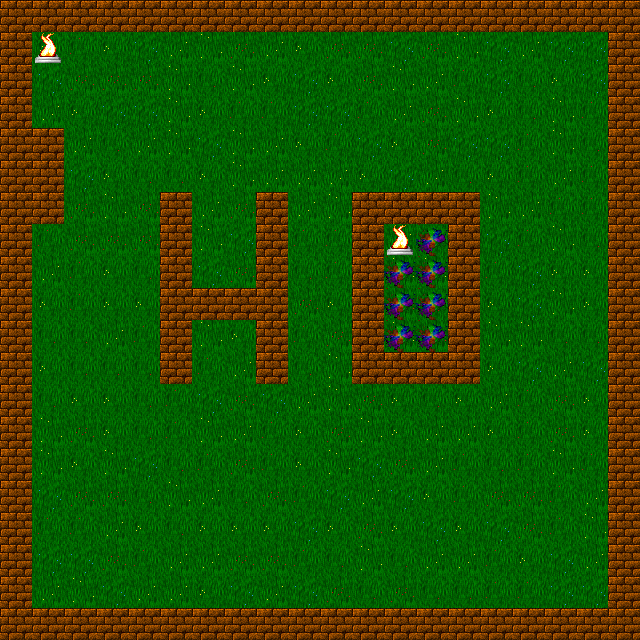

This is a level from a 2D game, rendered from its Tiled map with the project's own tilesets. A one-line summary and the complete map file follow:
An orthogonal 20x20 tile map with 32x32 px tiles, 2 tile layers (Tile Layer 1, Tile Layer 2), 1 hidden layer not drawn.

<map version="1.2" tiledversion="1.3.1" orientation="orthogonal" renderorder="right-down" compressionlevel="0" width="20" height="20" tilewidth="32" tileheight="32" infinite="0" nextlayerid="5" nextobjectid="1">
 <tileset firstgid="1" source="test_map_tileset.tsx" />
 <layer id="1" name="Tile Layer 1" width="20" height="20">
  <data encoding="csv">
965,962,966,964,965,962,962,962,966,966,967,964,961,963,964,962,963,964,962,962,
963,967,963,967,961,966,965,964,966,967,964,964,961,964,965,961,966,961,961,963,
962,961,964,964,964,965,962,965,967,961,967,964,965,966,963,961,962,967,961,967,
961,966,967,961,961,965,967,963,963,961,961,963,966,964,965,967,962,965,963,964,
962,961,966,962,966,965,961,965,966,967,963,961,967,964,961,961,963,965,962,963,
967,965,961,967,962,962,967,965,966,966,966,967,961,966,962,967,963,966,963,964,
965,965,964,965,964,964,966,964,965,966,965,963,966,962,961,965,966,963,963,962,
962,963,964,964,964,965,965,961,967,963,963,961,966,963,961,961,963,965,962,967,
965,966,963,967,962,961,961,964,964,962,963,963,965,965,962,963,961,967,967,965,
962,967,963,967,967,961,964,965,967,964,967,962,964,962,966,967,961,965,967,963,
964,962,962,966,963,965,965,967,967,963,964,962,965,964,962,965,965,962,962,966,
966,967,962,962,962,966,963,966,964,962,965,967,963,965,962,967,961,966,961,966,
961,962,967,967,962,963,961,964,961,966,965,964,967,962,967,966,963,964,967,963,
964,965,964,967,962,963,965,966,963,967,964,965,967,966,966,967,963,964,967,966,
967,965,967,965,961,962,963,964,963,967,965,961,964,966,963,962,963,965,963,965,
963,961,964,964,962,965,966,962,964,963,961,966,961,967,963,964,964,963,966,966,
963,963,963,966,967,962,967,967,967,961,967,964,967,961,967,961,964,963,965,961,
961,961,961,964,963,966,966,964,964,963,962,965,962,966,966,963,967,961,966,967,
965,966,965,961,966,966,967,961,966,961,964,962,964,962,962,963,963,961,961,965,
962,966,965,967,965,961,961,965,963,964,963,965,965,961,967,963,962,962,961,961
</data>
 </layer>
 <layer id="2" name="Tile Layer 2" width="20" height="20">
  <data encoding="csv">
1033,1033,1033,1033,1033,1033,1033,1033,1033,1033,1033,1033,1033,1033,1033,1033,1033,1033,1033,1033,
1033,782,0,0,0,0,0,0,0,0,0,0,0,0,0,0,0,0,0,1033,
1033,0,0,0,0,0,0,0,0,0,0,0,0,0,0,0,0,0,0,1033,
1033,0,0,0,0,0,0,0,0,0,0,0,0,0,0,0,0,0,0,1033,
1033,1033,0,0,0,0,0,0,0,0,0,0,0,0,0,0,0,0,0,1033,
1033,1033,0,0,0,0,0,0,0,0,0,0,0,0,0,0,0,0,0,1033,
1033,1033,0,0,0,1033,0,0,1033,0,0,1033,1033,1033,1033,0,0,0,0,1033,
1033,0,0,0,0,1033,0,0,1033,0,0,1033,782,678,1033,0,0,0,0,1033,
1033,0,0,0,0,1033,0,0,1033,0,0,1033,678,678,1033,0,0,0,0,1033,
1033,0,0,0,0,1033,1033,1033,1033,0,0,1033,678,678,1033,0,0,0,0,1033,
1033,0,0,0,0,1033,0,0,1033,0,0,1033,678,678,1033,0,0,0,0,1033,
1033,0,0,0,0,1033,0,0,1033,0,0,1033,1033,1033,1033,0,0,0,0,1033,
1033,0,0,0,0,0,0,0,0,0,0,0,0,0,0,0,0,0,0,1033,
1033,0,0,0,0,0,0,0,0,0,0,0,0,0,0,0,0,0,0,1033,
1033,0,0,0,0,0,0,0,0,0,0,0,0,0,0,0,0,0,0,1033,
1033,0,0,0,0,0,0,0,0,0,0,0,0,0,0,0,0,0,0,1033,
1033,0,0,0,0,0,0,0,0,0,0,0,0,0,0,0,0,0,0,1033,
1033,0,0,0,0,0,0,0,0,0,0,0,0,0,0,0,0,0,0,1033,
1033,0,0,0,0,0,0,0,0,0,0,0,0,0,0,0,0,0,0,1033,
1033,1033,1033,1033,1033,1033,1033,1033,1033,1033,1033,1033,1033,1033,1033,1033,1033,1033,1033,1033
</data>
 </layer>
 <layer id="4" name="Tile Layer 3" width="20" height="20" visible="0">
  <properties>
   <property name="collisionLayer" type="bool" value="true" />
  </properties>
  <data encoding="csv">
68,68,68,68,68,68,68,68,68,68,68,68,68,68,68,68,68,68,68,68,
68,0,0,0,0,0,0,0,0,0,0,0,0,0,0,0,0,0,0,68,
68,0,0,0,0,0,0,0,0,0,0,0,0,0,0,0,0,0,0,68,
68,0,0,0,0,0,0,0,0,0,0,0,0,0,0,0,0,0,0,68,
68,68,0,0,0,0,0,0,0,0,0,0,0,0,0,0,0,0,0,68,
68,68,0,0,0,0,0,0,0,0,0,0,0,0,0,0,0,0,0,68,
68,68,0,0,0,68,0,0,68,0,0,68,0,0,68,0,0,0,0,68,
68,0,0,0,0,68,0,0,68,0,0,68,0,0,68,0,0,0,0,68,
68,0,0,0,0,68,0,0,68,0,0,68,0,0,68,0,0,0,0,68,
68,0,0,0,0,68,68,68,68,0,0,68,0,0,68,0,0,0,0,68,
68,0,0,0,0,68,0,0,68,0,0,68,0,0,68,0,0,0,0,68,
68,0,0,0,0,68,0,0,68,0,0,68,68,68,68,0,0,0,0,68,
68,0,0,0,0,0,0,0,0,0,0,0,0,0,0,0,0,0,0,68,
68,0,0,0,0,0,0,0,0,0,0,0,0,0,0,0,0,0,0,68,
68,0,0,0,0,0,0,0,0,0,0,0,0,0,0,0,0,0,0,68,
68,0,0,0,0,0,0,0,0,0,0,0,0,0,0,0,0,0,0,68,
68,0,0,0,0,0,0,0,0,0,0,0,0,0,0,0,0,0,0,68,
68,0,0,0,0,0,0,0,0,0,0,0,0,0,0,0,0,0,0,68,
68,0,0,0,0,0,0,0,0,0,0,0,0,0,0,0,0,0,0,68,
68,68,68,68,68,68,68,68,68,68,68,68,68,68,68,68,68,68,68,68
</data>
 </layer>
</map>
